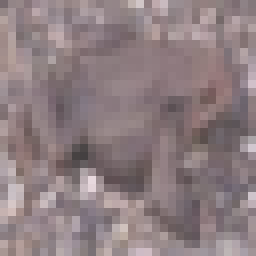
#> input picture models/image.png, 32 x 32 px (shown 8 times larger)
$ python img2rgb.py
#> lines starting #> are read from the running program, lines starting #| are printed output that depends on the picture
from PIL import Image
import numpy as np

# Load and ensure image is 32x32 RGB
image = Image.open("image.png").convert("RGB")
#> image is the input picture: PIL image 32x32 RGB; mean R, G, B 141.8, 126.2, 129.1
image = image.resize((32, 32))  # Resize if needed

# Convert to numpy array
np_image = np.array(image)

# Extract RGB channels
red_channel = np_image[:, :, 0]
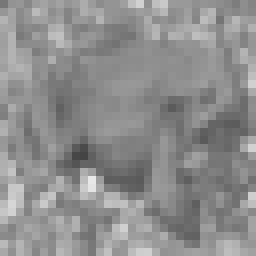
#> red_channel: shape (32, 32) (shown 8 times larger); min 68, max 232, mean 141.8
green_channel = np_image[:, :, 1]
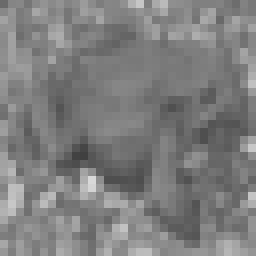
#> green_channel: shape (32, 32) (shown 8 times larger); min 64, max 217, mean 126.2
blue_channel = np_image[:, :, 2]

# Function to save a channel to text file with fixed spacing
def save_channel_to_txt(channel, filename):
#> called with filename = 'image_r.txt'
    with open(filename, 'w') as f:
        for row in channel:
            formatted_row = ' '.join(f"{val:3d}" for val in row)
            f.write(formatted_row + '\n')
#> this loop made 32 passes

# Save each channel with aligned spacing
save_channel_to_txt(red_channel, "image_r.txt")
save_channel_to_txt(green_channel, "image_g.txt")
#> the loop in save_channel_to_txt (call 2), `for row in channel:` made 32 passes
save_channel_to_txt(blue_channel, "image_b.txt")

print("Formatted RGB channels saved.")
